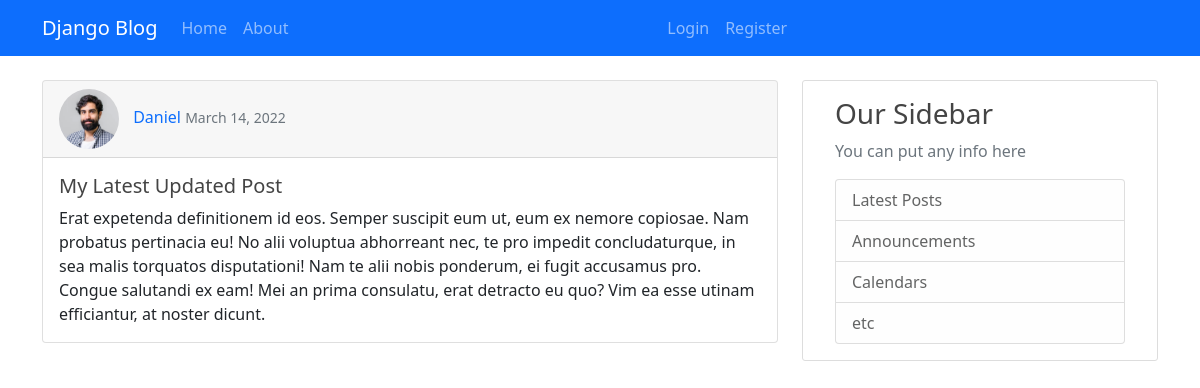
Screenshot of /post/32/ with the database file from the repository.
### blog/models.py (models this page shows, shortened)
class Post(models.Model):
  title = models.CharField(max_length=100)
  content = models.TextField()
  date_posted = models.DateTimeField(default=timezone.now)
  author = models.ForeignKey(User, on_delete=models.CASCADE)

### users/models.py (models this page shows, shortened)
class Profile(models.Model):
  user = models.OneToOneField(User, on_delete=models.CASCADE)
  image = models.ImageField(default='default.jpg', upload_to='profile_pics')

### blog/views.py (the view)
# urls.py: path('post/<int:pk>/', PostDetailView.as_view(), name='post-detail'),
class PostDetailView(DetailView):
  model = Post

### blog/templates/blog/post_detail.html (shortened to what this page needs)
{% extends 'blog/base.html' %} {% block content %}
<div class="card">
  <div class="card-header">
    <img
      class="post-profile-img"
      src="{{object.author.profile.image.url}}"
      alt="profile"
    />
    <a href="{% url 'user-posts' object.author.username %}"
      >{{ object.author }}</a
    >
    <small class="text-muted">{{ object.date_posted|date:"F d, Y"}}</small>
  </div>
  <div class="card-body">
    <h5 class="card-title">{{ object.title }}</h5>
    <p class="card-text">{{ object.content }}</p>
  </div>
</div>
{% endblock%}

### blog/static/blog/main.css (style rules this page uses)
body { background: #fafafa; color: #333333; }
h1, h2, h3, h4, h5, h6 { color: #444444; }
a { text-decoration: none !important; text-transform: capitalize; }
.post-profile-img { width: 60px; height: 60px; margin-right: 10px; border-radius: 50%; }

### rows the page displays
Post: author.profile.image (picture), author "Daniel", date_posted "March 14, 2022", title "My Latest Updated Post", content "Erat expetenda definitionem id eos. Semper suscipit eum ut, eum ex nemore copiosae. Nam probatus pertinacia eu! No alii voluptua abhorreant nec, te pro impedit concludaturque, in sea malis torquatos disputationi! Nam te alii nobis ponderum, ei fugit accusamus pro. Congue salutandi ex eam! Mei an prima consulatu, erat detracto eu quo? Vim ea esse utinam efficiantur, at noster dicunt."
